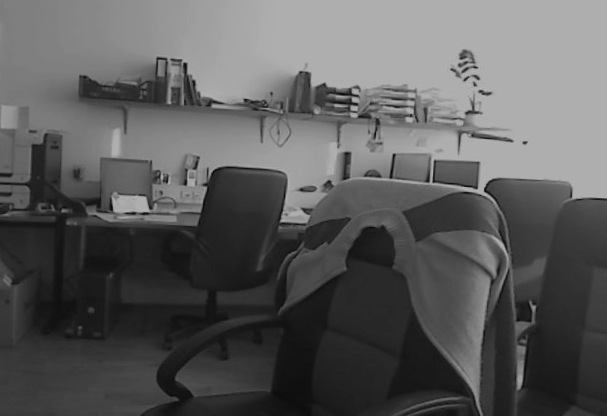
#> input picture optical_flow/example_data/office_left.png, 607 x 416 px
$ python of_methods.py
#> lines starting #> are read from the running program, lines starting #| are printed output that depends on the picture
### optical_flow/utils.py
import math

import cv2
import numpy as np
from matplotlib.colors import hsv_to_rgb


def gaussderiv(img, sigma):
    x = np.array(list(range(math.floor(-3.0 * sigma + 0.5), math.floor(3.0 * sigma + 0.5) + 1)))
    G = np.exp(-(x**2) / (2 * sigma**2))
    G = G / np.sum(G)

    D = -2 * (x * np.exp(-(x**2) / (2 * sigma**2))) / (np.sqrt(2 * math.pi) * sigma**3)
    D = D / (np.sum(np.abs(D)) / 2)

    Dx = cv2.sepFilter2D(img, -1, D, G)
    Dy = cv2.sepFilter2D(img, -1, G, D)

    return Dx, Dy


def gausssmooth(img, sigma):
    x = np.array(list(range(math.floor(-3.0 * sigma + 0.5), math.floor(3.0 * sigma + 0.5) + 1)))
    G = np.exp(-(x**2) / (2 * sigma**2))
    G = G / np.sum(G)
    return cv2.sepFilter2D(img, -1, G, G)


# [49 lines left out: functions show_flow, rotate_image, not called in this run]

### optical_flow/of_methods.py
import cv2
import matplotlib.pyplot as plt
import numpy as np

plt.rc("text", usetex=True)  # use latex for text

from utils import gaussderiv, gausssmooth, show_flow


def warp_image(flow: np.ndarray, cur_img: np.ndarray) -> np.ndarray:
    """
    Warp the current image using the flow

    Args:
    ----------
        flow: np.ndarray
            Optical flow
        cur_img: np.ndarray
            Current image

    Returns:
    ----------
        np.ndarray: Warped image
    """
    h, w = flow.shape[:2]

    flow = -flow
    flow[:, :, 0] += np.arange(w)
    flow[:, :, 1] += np.arange(h)[:, np.newaxis]
    prev_img = cv2.remap(cur_img, flow, None, cv2.INTER_LINEAR)

    return prev_img


def create_pyramids(im: np.ndarray, levels: int) -> list:
    """
    Create a pyramid of images

    Args:
    ----------
        im: np.ndarray
            Image to create the pyramid from
        levels: int
            Number of levels in the pyramid

    Returns:
        list: List of images in the pyramid
    """
    pyramids = [im]
    for i in range(levels - 1):
        n_x = (pyramids[i].shape[1] + 1) // 2
        n_y = (pyramids[i].shape[0] + 1) // 2

        pyramids.append(cv2.resize(pyramids[i], (n_x, n_y)))
    return pyramids


def overlay_flow(image: np.ndarray, U:np.ndarray, V:np.ndarray, ax: plt.Axes) -> plt.Axes:
    """
    Overlay the flow on top of the image

    Args:
    ----------
        image: np.ndarray
            Image to overlay the flow on
        U: np.ndarray
            Horizontal flow
        V: np.ndarray
            Vertical flow
        ax: matplotlib.axes.Axes
            Axes to plot on
    """
    show_flow(U, V, ax, type="field", set_aspect=True)
    extent = (0, image.shape[1], -image.shape[0], 0)
    ax.imshow(image, alpha=0.8, extent=extent, cmap="gray")

    return ax


def lucaskanade(
    im1: np.ndarray,
    im2: np.ndarray,
    N: int,
    sigma: int = 1,
    average_grad: bool = True,
    use_corners: bool = True,
) -> None:
    """
    Lucas-Kanade optical flow method

    Args:
    ----------
        im1: np.ndarray
            First image
        im2: np.ndarray
            Second image
        N: int
            Window size
        sigma: int
            Sigma for the Gaussian smoothing
        average_grad: bool
            Whether to average the gradients
        use_corners: bool
            Whether to use the corner response
    """

    # Calculate horizontal and vertical gradients
    Ix_1, Iy_1 = gaussderiv(im1, sigma)
    Ix_2, Iy_2 = gaussderiv(im2, sigma)

    # Average the gradients (improvement technique)
    if average_grad:
        Ix = (Ix_1 + Ix_2) / 2
        Iy = (Iy_1 + Iy_2) / 2
    else:
        Ix = Ix_1
        Iy = Iy_1

    # Smooth images
    smoothed_1 = gausssmooth(im1, sigma)
    smoothed_2 = gausssmooth(im2, sigma)

    # Calculate the temporal gradient
    It = smoothed_2 - smoothed_1

    kernel = np.ones((N, N), dtype=np.float32)

    Ix_sq = cv2.filter2D(Ix**2, -1, kernel)
    Iy_sq = cv2.filter2D(Iy**2, -1, kernel)
    Ix_Iy = cv2.filter2D(Ix * Iy, -1, kernel)
    Ix_It = cv2.filter2D(Ix * It, -1, kernel)
    Iy_It = cv2.filter2D(Iy * It, -1, kernel)

    D = Ix_sq * Iy_sq - Ix_Iy**2

    U = -(Iy_sq * Ix_It - Ix_Iy * Iy_It) / (D + 1e-10)
    V = (Ix_Iy * Ix_It - Ix_sq * Iy_It) / (D + 1e-10)

    if average_grad:  # We can't calculate the corner response on averaged images
        Ix, Iy = gaussderiv(im1, sigma)
        Ix_sq = cv2.filter2D(Ix**2, -1, kernel)
        Iy_sq = cv2.filter2D(Iy**2, -1, kernel)
        Ix_Iy = cv2.filter2D(Ix * Iy, -1, kernel)

        D = Ix_sq * Iy_sq - Ix_Iy**2

    if use_corners:
        corner_response = D - 0.05 * (Ix_sq + Iy_sq) ** 2

        corner_threshold = 1e-6

        U[abs(corner_response) < corner_threshold] = 0
        V[abs(corner_response) < corner_threshold] = 0

    return U, V


def lk_pyramids(
    im1: np.ndarray,
    im2: np.ndarray,
    N: int,
    levels: int,
    average_grad: bool = True,
    multi_level: int = 1,
) -> list:
    """
    Pyramidal Lucas-Kanade optical flow method

    Args:
    ----------
        im1: np.ndarray
            First image
        im2: np.ndarray
            Second image
        N: int
            Window size
        levels: int
            Number of levels in the pyramid
        average_grad: bool
            Whether to average the gradients
        multi_level: int
            Number of iterations at each level

    Returns:
    ----------
        list: List of horizontal and vertical flows
    """
    pyramids_1 = create_pyramids(im1, levels)
    pyramids_2 = create_pyramids(im2, levels)

    pyramids_1 = pyramids_1[::-1]
    pyramids_2 = pyramids_2[::-1]

    u, v = lucaskanade(pyramids_1[0], pyramids_2[0], N, average_grad)
    for level in range(1, levels):

        u = cv2.resize(
            u,
            (pyramids_1[level].shape[1], pyramids_1[level].shape[0]),
            interpolation=cv2.INTER_LINEAR,
        )
        v = cv2.resize(
            v,
            (pyramids_1[level].shape[1], pyramids_1[level].shape[0]),
            interpolation=cv2.INTER_LINEAR,
        )

        for _ in range(multi_level):  # Running multiple iterations at each level
            flow = np.array([u.copy(), v.copy()]).transpose(1, 2, 0).astype(np.float32)
            warped_img = warp_image(flow, pyramids_2[level])

            residual_u, residual_v = lucaskanade(pyramids_1[level], warped_img, N, average_grad)

            u += residual_u
            v += residual_v

    return u, v


def hornschunck(im1, im2, N=100, lmbd=1, u_lk=None, v_lk=None) -> tuple:
    """
    Horn-Schunck optical flow method

    Args:
    ----------
        im1 : np.ndarray
            First image
        im2 : np.ndarray
            Second image
        N : int
            Number of iterations
        lmbd : int
            Regularization parameter
        u_lk : np.ndarray
            Horizontal flow from Lucas-Kanade
        v_lk : np.ndarray
            Vertical flow from Lucas-Kanade

    Returns:
    ----------
        tuple: Horizontal and vertical flows
    """

    u = np.zeros_like(im1) if u_lk is None else u_lk
    v = np.zeros_like(im1) if v_lk is None else v_lk

    Laplacian_displacement = np.array([[0, 1, 0], [1, 0, 1], [0, 1, 0]])
    Ix1, Iy1 = gaussderiv(im1, 1)
    Ix2, Iy2 = gaussderiv(im2, 1)

    Ix = (Ix1 + Ix2) / 2
    Iy = (Iy1 + Iy2) / 2

    It = gausssmooth(im2, 1) - gausssmooth(im1, 1)

    for i in range(N):
        u_avg = cv2.filter2D(u, -1, Laplacian_displacement) / 4
        v_avg = cv2.filter2D(v, -1, Laplacian_displacement) / 4

        P = Ix * u_avg + Iy * v_avg + It
        D = lmbd + Ix**2 + Iy**2

        u_prev = u
        v_prev = v

        u = u_avg - Ix * P / D
        v = v_avg - Iy * P / D

        flow_mag = np.mean(np.sqrt(u**2 + v**2))

        flow_mag_prev = np.mean(np.sqrt(u_prev**2 + v_prev**2))

        if (abs(flow_mag - flow_mag_prev) / flow_mag) < 1e-3:
            print("Converged at iteration", i)
            break

    return u, v


def main():
    # Example frame
    frame_1 = cv2.imread("example_data/office_left.png", cv2.IMREAD_GRAYSCALE) / 255
#> frame_1: shape (416, 607) float64; min 0.0275, max 0.729, mean 0.361
    frame_2 = cv2.imread("example_data/office_right.png", cv2.IMREAD_GRAYSCALE) / 255
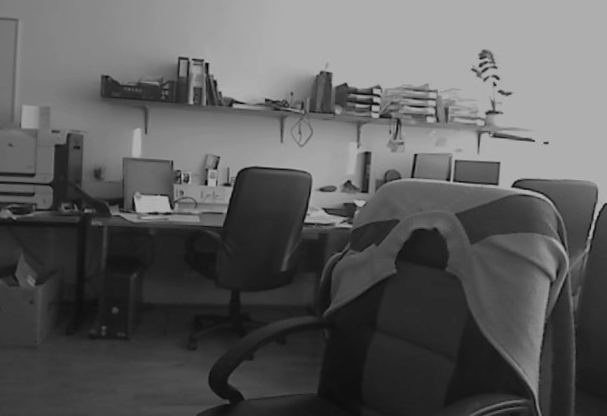
#> input picture optical_flow/example_data/office_right.png, 607 x 416 px
#> frame_2: shape (416, 607) float64; min 0.0235, max 0.722, mean 0.364

    # Regular Lucas-Kanade
    u_nh, v_nh = lucaskanade(frame_1, frame_2, 3, 1, True, False)

    # Optimized Lucas-Kanade
    u, v = lucaskanade(frame_1, frame_2, 3, 1)
#> call 2 of lucaskanade, with N = 3, sigma = 1, average_grad = True, use_corners = True
#> in lucaskanade (call 2), `corner_response = D - 0.05 * (Ix_sq + Iy_sq) ** 2`:
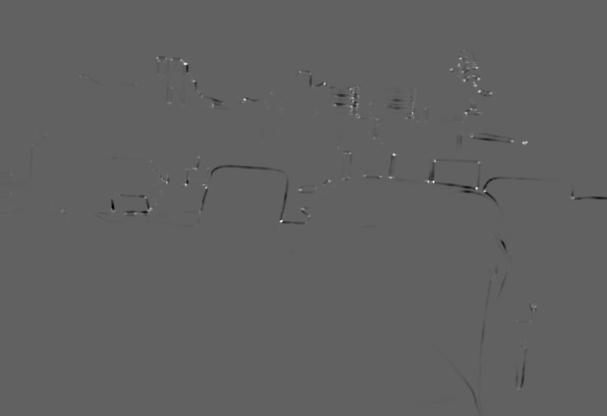
#> corner_response: shape (416, 607) float64; min -0.172, max 0.278, mean -0.000392; drawn with min black and max white

    # Pyramidal Lucas-Kanade
    u_pyr, v_pyr = lk_pyramids(frame_1, frame_2, 3, 3, True, 5)
#> after the loop in create_pyramids, `for i in range(levels - 1):`: pyramids = 3 items
#> call 3 of lucaskanade, with N = 3, sigma = True, average_grad = True, use_corners = True
#> in lucaskanade (call 3), `Iy = (Iy_1 + Iy_2) / 2`:
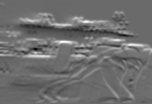
#> Iy: shape (104, 152) float64; min -0.273, max 0.382, mean 0.0121; drawn with min black and max white
#> in lucaskanade (call 3), `It = smoothed_2 - smoothed_1`:
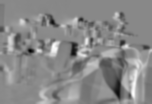
#> It: shape (104, 152) float64; min -0.443, max 0.383, mean 0.00258; drawn with min black and max white
#> in lucaskanade (call 3), `Iy_It = cv2.filter2D(Iy * It, -1, kernel)`:
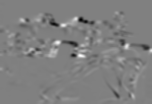
#> Iy_It: shape (104, 152) float64; min -0.361, max 0.357, mean -0.00121; drawn with min black and max white
#> in lucaskanade (call 3), `V = (Ix_Iy * Ix_It - Ix_sq * Iy_It) / (D + 1e-10)`:
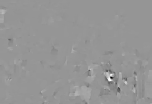
#> V: shape (104, 152) float64; min -107.5, max 75.73, mean 0.1; drawn with min black and max white
#> in lucaskanade (call 3), `Ix_sq = cv2.filter2D(Ix**2, -1, kernel)`:
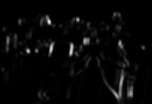
#> Ix_sq: shape (104, 152) float64; min 1.4e-32, max 0.937, mean 0.0296
#> the loop in lk_pyramids, `for level in range(1, levels): ` made 2 passes

    # Horn-Schunck initialized with the pyramidal Lucas-Kanade
    u_hs_pyr, v_hs_pyr = hornschunck(frame_1, frame_2, 500, 1, u_pyr, v_pyr)
#> the loop in hornschunck, `for i in range(N):` made 313 passes
#> (flow_mag, flow_mag_prev) on passes 1 to 3: (4.95, 5.37), (4.73, 4.95), (4.57, 4.73)

    # Horn-Schunck initialized with the Lucas-Kanade, 1000 iterations
    u_hs_lk, v_hs_lk = hornschunck(frame_1, frame_2, 1000, 1, u_pyr, v_pyr)
#> the loop in hornschunck (call 2), `for i in range(N):` made 313 passes


if __name__ == "__main__":
    main()
